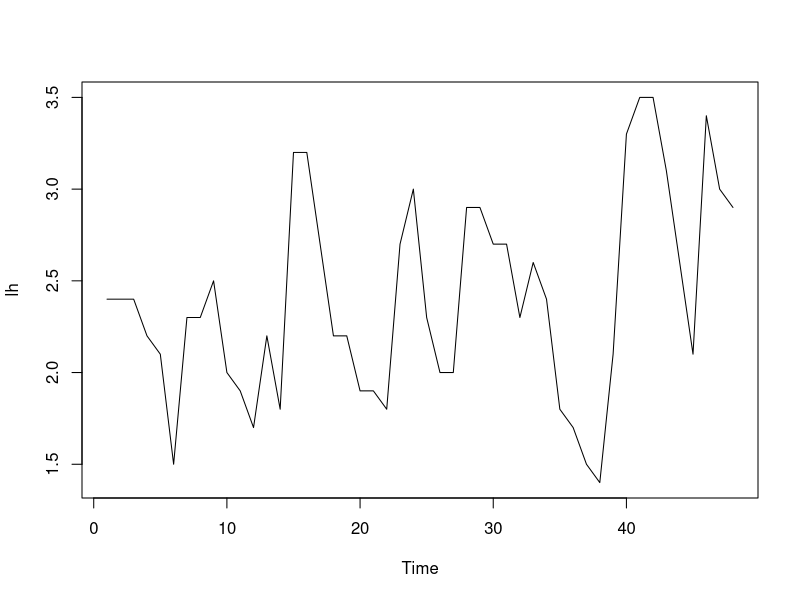
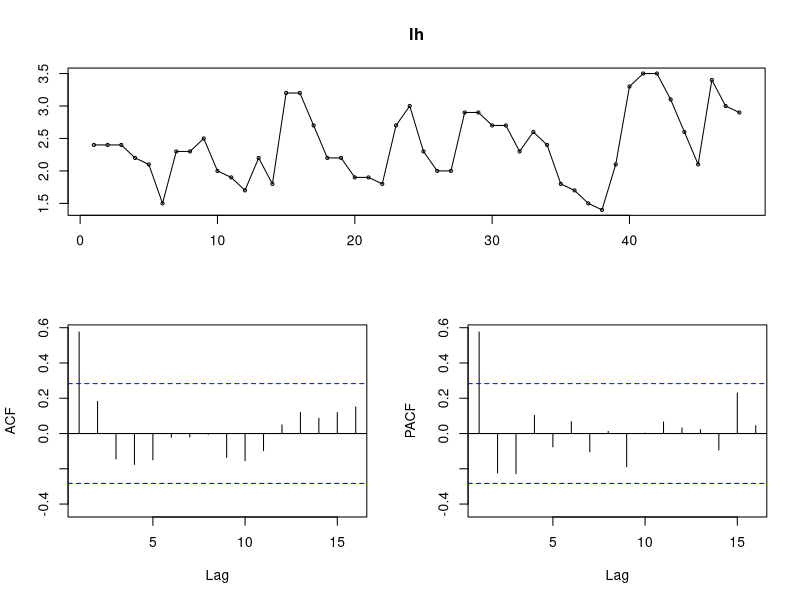
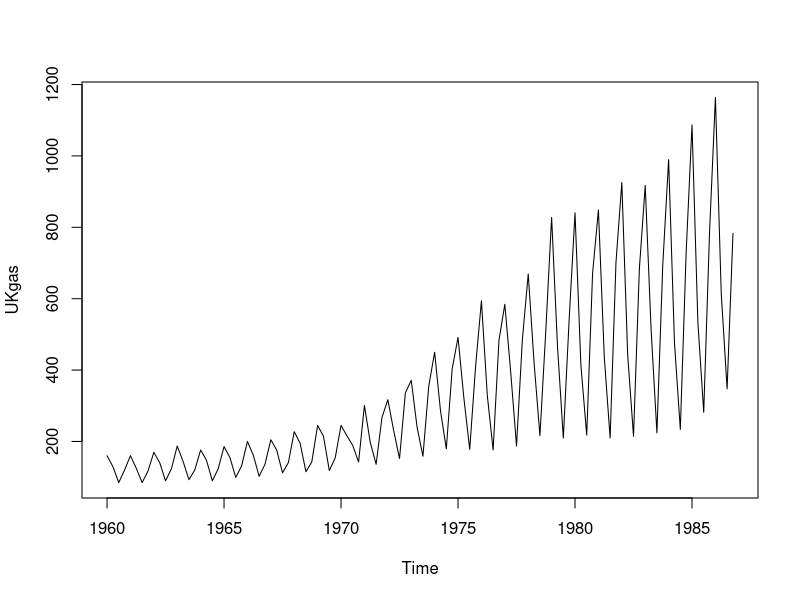
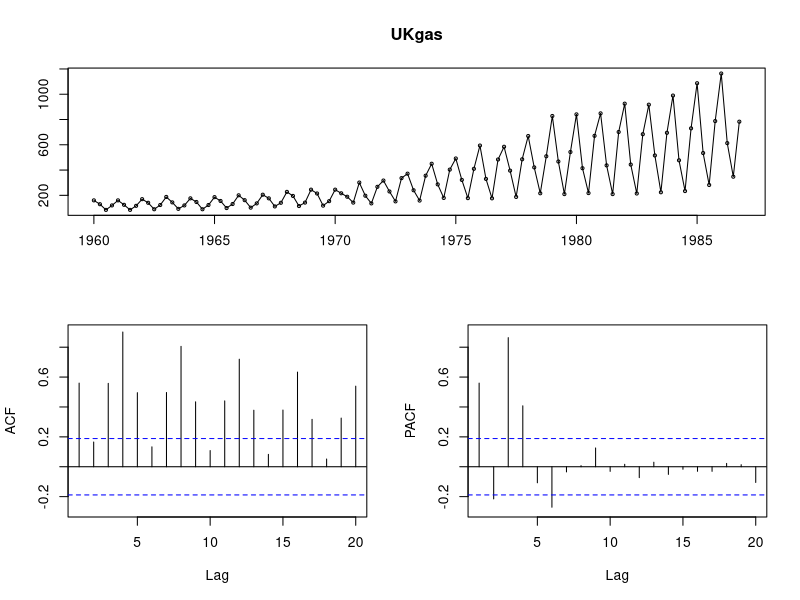

Source code (R) for these figures, in order:
library(stats)
library(forecast)

class(lh)
print(lh)
plot(lh)
tsdisplay(lh)

class(UKgas)
print(UKgas)
plot(UKgas)
tsdisplay(UKgas)
